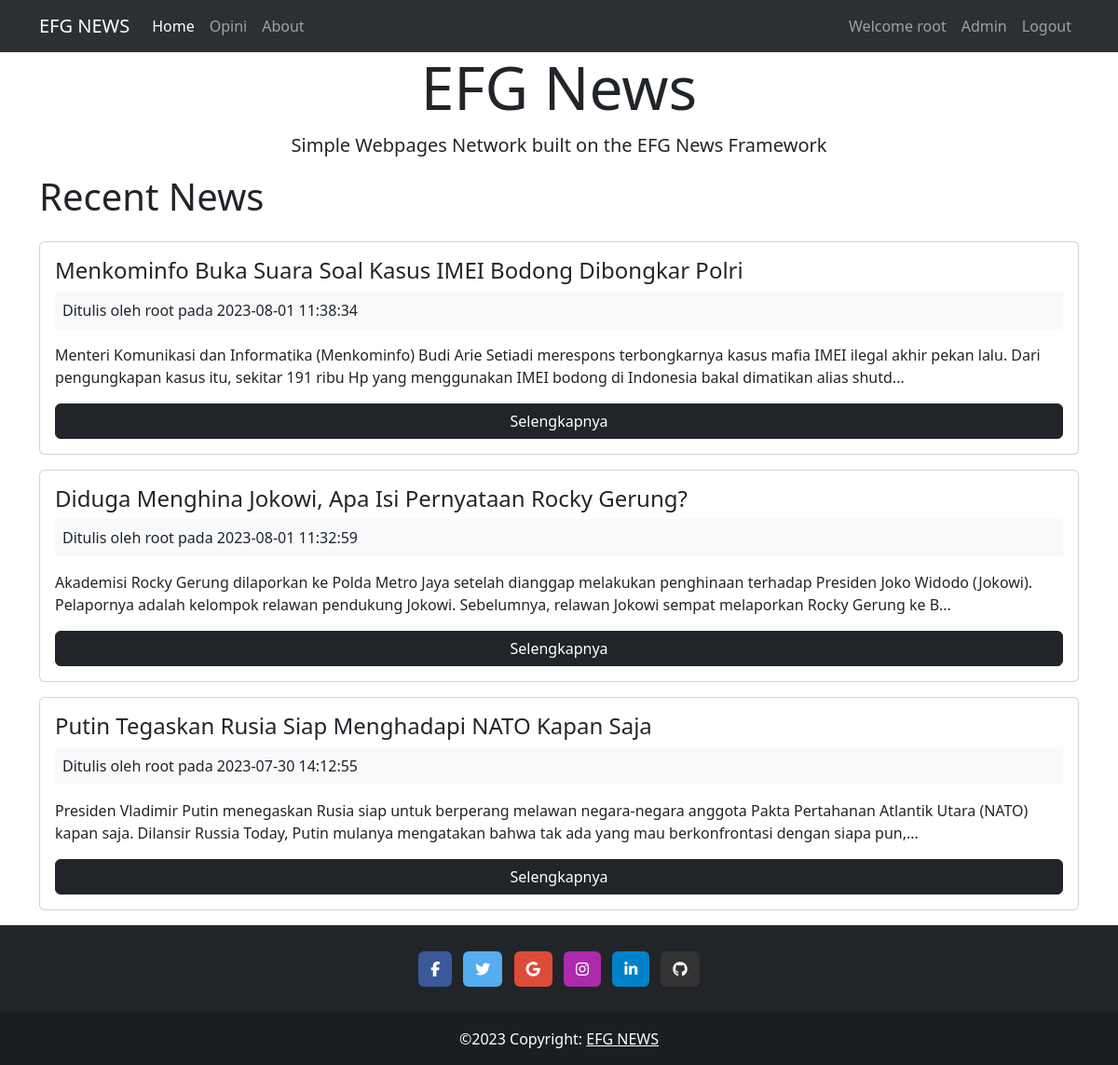
/ (signed in), run on the app's committed database.
### tables this page shows
CREATE TABLE `news` (
  `id` int(11) NOT NULL,
  `user_id` int(11) NOT NULL,
  `title` varchar(255) NOT NULL,
  `image` varchar(255) DEFAULT NULL,
  `body` text NOT NULL,
  `created_at` datetime NOT NULL DEFAULT current_timestamp()
);

CREATE TABLE `users` (
  `id` int(11) NOT NULL,
  `admin` tinyint(1) NOT NULL DEFAULT 0,
  `name` varchar(255) NOT NULL,
  `email` varchar(255) NOT NULL,
  `password` varchar(255) NOT NULL,
  `created_at` datetime NOT NULL DEFAULT current_timestamp()
);

### app/controllers/Pages.php (called while the page is built, shortened)
<?php
    class Pages extends Controller {
        public function __construct(){
            $this->newsModel = $this->model('News');
        }
        public function index(){
            $news = $this->newsModel->getNews();
            $data = [
                'title' => 'EFG News',
                'description' => 'Simple Webpages Network built on the EFG News Framework',
                'news' => $news
            ];
            $this->view('pages/index', $data);
        }
    }

### app/libraries/Core.php (called while the page is built, shortened)
<?php
    class Core {
        protected $currentMethod = 'index';
        public function __construct(){
            $url = $this->getUrl();
            $this->currentController = new $this->currentController;
            $this->params = $url ? array_values($url) : [];
            call_user_func_array([$this->currentController, $this->currentMethod], $this->params);
        }
    }

### public/index.php (called while the page is built, shortened)
<?php
    $init = new Core;

### app/libraries/Database.php (called while the page is built, shortened)
<?php
    class Database {
        private $host = DB_HOST;
        private $user = DB_USER;
        private $pass = DB_PASS;
        private $dbname = DB_NAME;
        private $dbh;
        private $stmt;
        public function __construct() {
            $dsn = 'mysql:host=' . $this->host . ';dbname=' . $this->dbname;
            $options = array(
                PDO::ATTR_PERSISTENT => true,
                PDO::ATTR_ERRMODE => PDO::ERRMODE_EXCEPTION
            );
            try{
                $this->dbh = new PDO($dsn, $this->user, $this->pass, $options);
            }catch(PDOException $e){
                $this->error = $e->getMessage();
                echo $this->error;
            }
        }
        public function query($sql){
            $this->stmt = $this->dbh->prepare($sql);
        }
        public function execute(){
            return $this->stmt->execute();
        }
        public function resultSet(){
            $this->execute();
            return $this->stmt->fetchAll(PDO::FETCH_OBJ);
        }
    }

### app/models/News.php (called while the page is built, shortened)
<?php
    class News {
        private $db;
        function __construct() {
            $this->db = new Database;
        }
        public function getNews(){
            $this->db->query('SELECT *,
                                news.id as newsId,
                                users.id as userId,
                                news.created_at as newCreated,
                                users.created_at as userCreated
                                FROM news
                                INNER JOIN users
                                ON news.user_id = users.id
                                ORDER BY news.created_at DESC
                                ');
            $results = $this->db->resultSet();
            return $results;
        }
    }

### app/views/pages/index.php (the view, shortened to what this page needs)
<?php require APPROOT . '/views/inc/header.php'; ?>
    <div class="jumbotron jumbotron-fluid text-center">
        <div class="container">
            <h1 class="display-3"><?= $data['title']; ?></h1>
            <p class="lead"><?= $data['description']; ?></p>
        </div>
    </div>
    <div class="row mb-3">
        <div class="col-md-6">
            <h1>Recent News</h1>
        </div>
    </div>
    <?php foreach($data['news'] as $new) : ?>
        <div class="card card-body mb-3">
            <h4 class="card-title"><?= $new->title; ?></h4>
            <div class="bg-light p-2 mb-3">
                Ditulis oleh <?= $new->name; ?> pada <?= $new->newCreated; ?>
            </div>
            <p class="card-text"><?= substr($new->body, 0, 250) . "..."; ?></p>
            <a href="<?= URLROOT; ?>/artikel/show/<?= $new->newsId; ?>" class="btn btn-dark">Selengkapnya</a>
        </div>
    <?php endforeach; ?>
<?php require APPROOT . '/views/inc/footer.php'; ?>

### data on the page
news: title "Menkominfo Buka Suara Soal Kasus IMEI Bodong Dibongkar Polri", user.name "root", created_at "2023-08-01 11:38:34", body "Menteri Komunikasi dan Informatika (Menkominfo) Budi Arie Setiadi merespons terbongkarnya kasus mafia IMEI ilegal akhir pekan lalu. Dari pengungkapan kasus itu, sekitar 191 ribu Hp yang menggunakan IMEI bodong di Indonesia bakal dimatikan alias shutd"
news: title "Diduga Menghina Jokowi, Apa Isi Pernyataan Rocky Gerung?", user.name "root", created_at "2023-08-01 11:32:59", body "Akademisi Rocky Gerung dilaporkan ke Polda Metro Jaya setelah dianggap melakukan penghinaan terhadap Presiden Joko Widodo (Jokowi). Pelapornya adalah kelompok relawan pendukung Jokowi. Sebelumnya, relawan Jokowi sempat melaporkan Rocky Gerung ke B"
news: title "Putin Tegaskan Rusia Siap Menghadapi NATO Kapan Saja", user.name "root", created_at "2023-07-30 14:12:55", body "Presiden Vladimir Putin menegaskan Rusia siap untuk berperang melawan negara-negara anggota Pakta Pertahanan Atlantik Utara (NATO) kapan saja. Dilansir Russia Today, Putin mulanya mengatakan bahwa tak ada yang mau berkonfrontasi dengan siapa pun,"

### other printed values
SITENAME "EFG NEWS"
$_SESSION['user_name'] "root"
$data['title'] "EFG News"
$data['description'] "Simple Webpages Network built on the EFG News Framework"
